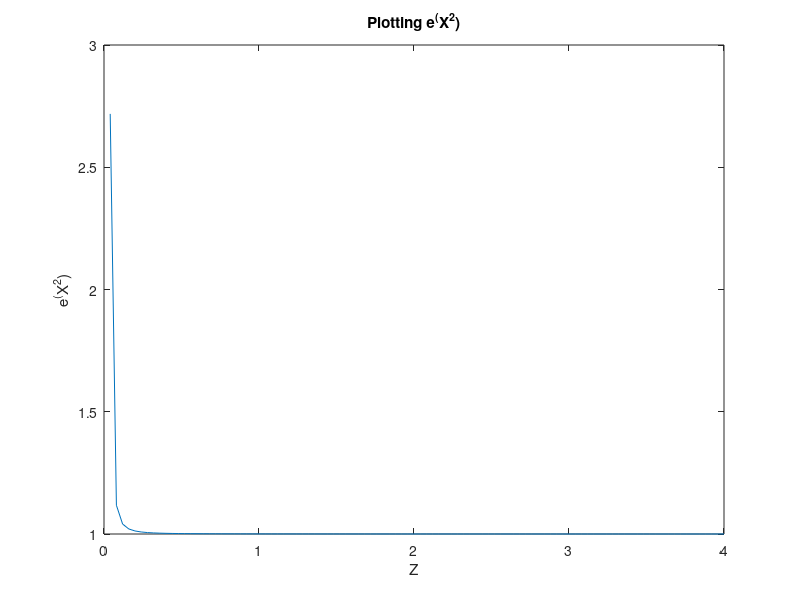

Recreate this plot in MATLAB.
%{
  EXPERIMENT-5
  AIM:Creating a vector X with elements, Xn=(-1)^(n+1)/(2n-1) and Adding up 100 elements of the vector, X; And,plotting the functions, x,x^3,e^x,exp(x^2) over the interval 0<x<4 (by choosing appropriate mesh values for x to obtain smooth curves), on A Rectangular Plot.
  SOFTWARE USED:MATLAB 9.12.0(R2022a)
  %}

%Creating Vector X
for n=1:100
  X(n)=((-1)^(n+1))/(2*n-1)
  end
 
%Adding elements of vector X
Y=sum(X(n))
  
%Creating interval vector Z
Z=0.04:0.04:4

%Plotting Functions

%Plotting X
plot(Z,X)
xlabel('Z')
ylabel('X')
title('Plotting X')

%Plotting X^3
A=X.^3
plot(Z,A)
xlabel('Z')
ylabel('X^3')
title('Plotting X^3')
  
%Plotting e^X
A=exp(X)
plot(Z,A)
xlabel('Z')
ylabel('e^X')
title('Plotting e^X')
  
%Plotting e^(X^2)
A=exp(X.^2)
plot(Z,A)
xlabel('Z')
ylabel('e^(X^2)')
title('Plotting e^(X^2)')
